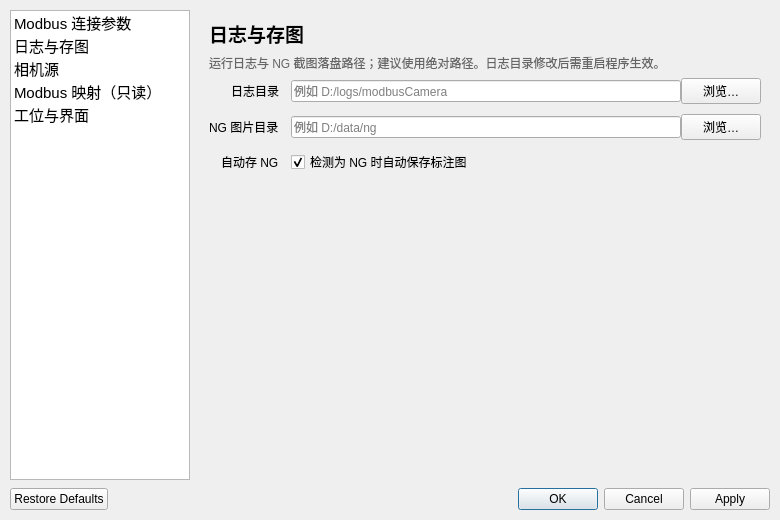
<?xml version="1.0" encoding="UTF-8"?>
<ui version="4.0">
 <class>settingsform</class>
 <widget class="QDialog" name="settingsform">
  <property name="geometry">
   <rect>
    <x>0</x>
    <y>0</y>
    <width>780</width>
    <height>520</height>
   </rect>
  </property>
  <property name="windowTitle">
   <string>系统设置</string>
  </property>
  <property name="modal">
   <bool>true</bool>
  </property>
  <layout class="QVBoxLayout" name="rootLayout" stretch="1,0">
   <property name="spacing">
    <number>8</number>
   </property>
   <property name="leftMargin">
    <number>10</number>
   </property>
   <property name="topMargin">
    <number>10</number>
   </property>
   <property name="rightMargin">
    <number>10</number>
   </property>
   <property name="bottomMargin">
    <number>10</number>
   </property>
   <item>
    <layout class="QHBoxLayout" name="bodyLayout" stretch="0,1">
     <property name="spacing">
      <number>10</number>
     </property>
     <item>
      <widget class="QListWidget" name="navList">
       <property name="minimumSize">
        <size>
         <width>150</width>
         <height>0</height>
        </size>
       </property>
       <property name="maximumSize">
        <size>
         <width>180</width>
         <height>16777215</height>
        </size>
       </property>
       <property name="font">
        <font>
         <pointsize>11</pointsize>
        </font>
       </property>
       <item>
        <property name="text">
         <string>Modbus 连接参数</string>
        </property>
       </item>
       <item>
        <property name="text">
         <string>日志与存图</string>
        </property>
       </item>
       <item>
        <property name="text">
         <string>相机源</string>
        </property>
       </item>
       <item>
        <property name="text">
         <string>Modbus 映射（只读）</string>
        </property>
       </item>
       <item>
        <property name="text">
         <string>工位与界面</string>
        </property>
       </item>
      </widget>
     </item>
     <item>
      <widget class="QStackedWidget" name="pages">
       <property name="currentIndex">
        <number>1</number>
       </property>
       <widget class="QWidget" name="pageAddress">
        <layout class="QVBoxLayout" name="pageAddressLayout">
         <item>
          <widget class="QLabel" name="addressTitle">
           <property name="styleSheet">
            <string notr="true">font-size: 14pt; font-weight: 600;</string>
           </property>
           <property name="text">
            <string>Modbus 连接参数</string>
           </property>
          </widget>
         </item>
         <item>
          <widget class="QLabel" name="addressHint">
           <property name="styleSheet">
            <string notr="true">color: #666666;</string>
           </property>
           <property name="text">
            <string>PLC / Modbus TCP 连接参数（IP、端口、是否启用）。当前阶段可不连，仅先落配置。</string>
           </property>
           <property name="wordWrap">
            <bool>true</bool>
           </property>
          </widget>
         </item>
         <item>
          <layout class="QFormLayout" name="addressForm">
           <property name="labelAlignment">
            <set>Qt::AlignRight|Qt::AlignTrailing|Qt::AlignVCenter</set>
           </property>
           <property name="horizontalSpacing">
            <number>12</number>
           </property>
           <property name="verticalSpacing">
            <number>10</number>
           </property>
           <item row="0" column="0">
            <widget class="QLabel" name="plcIpLabel">
             <property name="text">
              <string>PLC IP</string>
             </property>
            </widget>
           </item>
           <item row="0" column="1">
            <widget class="QLineEdit" name="plcIpEdit">
             <property name="text">
              <string>127.0.0.1</string>
             </property>
             <property name="placeholderText">
              <string>例如 192.168.1.10</string>
             </property>
            </widget>
           </item>
           <item row="1" column="0">
            <widget class="QLabel" name="plcPortLabel">
             <property name="text">
              <string>端口</string>
             </property>
            </widget>
           </item>
           <item row="1" column="1">
            <widget class="QSpinBox" name="plcPortSpin">
             <property name="minimum">
              <number>1</number>
             </property>
             <property name="maximum">
              <number>65535</number>
             </property>
             <property name="value">
              <number>502</number>
             </property>
            </widget>
           </item>
           <item row="2" column="0">
            <widget class="QLabel" name="modbusEnabledLabel">
             <property name="text">
              <string>启用连接</string>
             </property>
            </widget>
           </item>
           <item row="2" column="1">
            <widget class="QCheckBox" name="modbusEnabledCheck">
             <property name="text">
              <string>启动后连接 PLC（未勾选则仅本地模拟触发）</string>
             </property>
            </widget>
           </item>
          </layout>
         </item>
         <item>
          <spacer name="addressSpacer">
           <property name="orientation">
            <enum>Qt::Vertical</enum>
           </property>
           <property name="sizeHint" stdset="0">
            <size>
             <width>20</width>
             <height>40</height>
            </size>
           </property>
          </spacer>
         </item>
        </layout>
       </widget>
       <widget class="QWidget" name="pageStorage">
        <layout class="QVBoxLayout" name="pageStorageLayout">
         <item>
          <widget class="QLabel" name="storageTitle">
           <property name="styleSheet">
            <string notr="true">font-size: 14pt; font-weight: 600;</string>
           </property>
           <property name="text">
            <string>日志与存图</string>
           </property>
          </widget>
         </item>
         <item>
          <widget class="QLabel" name="storageHint">
           <property name="styleSheet">
            <string notr="true">color: #666666;</string>
           </property>
           <property name="text">
            <string>运行日志与 NG 截图落盘路径；建议使用绝对路径。日志目录修改后需重启程序生效。</string>
           </property>
           <property name="wordWrap">
            <bool>true</bool>
           </property>
          </widget>
         </item>
         <item>
          <layout class="QFormLayout" name="storageForm">
           <property name="labelAlignment">
            <set>Qt::AlignRight|Qt::AlignTrailing|Qt::AlignVCenter</set>
           </property>
           <property name="horizontalSpacing">
            <number>12</number>
           </property>
           <property name="verticalSpacing">
            <number>10</number>
           </property>
           <item row="0" column="0">
            <widget class="QLabel" name="logPathLabel">
             <property name="text">
              <string>日志目录</string>
             </property>
            </widget>
           </item>
           <item row="0" column="1">
            <layout class="QHBoxLayout" name="logPathRow">
             <item>
              <widget class="QLineEdit" name="logPathEdit">
               <property name="placeholderText">
                <string>例如 D:/logs/modbusCamera</string>
               </property>
              </widget>
             </item>
             <item>
              <widget class="QPushButton" name="logPathBrowseBtn">
               <property name="text">
                <string>浏览…</string>
               </property>
              </widget>
             </item>
            </layout>
           </item>
           <item row="1" column="0">
            <widget class="QLabel" name="ngPathLabel">
             <property name="text">
              <string>NG 图片目录</string>
             </property>
            </widget>
           </item>
           <item row="1" column="1">
            <layout class="QHBoxLayout" name="ngPathRow">
             <item>
              <widget class="QLineEdit" name="ngPathEdit">
               <property name="placeholderText">
                <string>例如 D:/data/ng</string>
               </property>
              </widget>
             </item>
             <item>
              <widget class="QPushButton" name="ngPathBrowseBtn">
               <property name="text">
                <string>浏览…</string>
               </property>
              </widget>
             </item>
            </layout>
           </item>
           <item row="2" column="0">
            <widget class="QLabel" name="saveNgCheckLabel">
             <property name="text">
              <string>自动存 NG</string>
             </property>
            </widget>
           </item>
           <item row="2" column="1">
            <widget class="QCheckBox" name="saveNgCheck">
             <property name="text">
              <string>检测为 NG 时自动保存标注图</string>
             </property>
             <property name="checked">
              <bool>true</bool>
             </property>
            </widget>
           </item>
          </layout>
         </item>
         <item>
          <spacer name="storageSpacer">
           <property name="orientation">
            <enum>Qt::Vertical</enum>
           </property>
           <property name="sizeHint" stdset="0">
            <size>
             <width>20</width>
             <height>40</height>
            </size>
           </property>
          </spacer>
         </item>
        </layout>
       </widget>
       <widget class="QWidget" name="pageCamera">
        <layout class="QVBoxLayout" name="pageCameraLayout">
         <item>
          <widget class="QLabel" name="cameraTitle">
           <property name="styleSheet">
            <string notr="true">font-size: 14pt; font-weight: 600;</string>
           </property>
           <property name="text">
            <string>相机源</string>
           </property>
          </widget>
         </item>
         <item>
          <widget class="QLabel" name="cameraHint">
           <property name="styleSheet">
            <string notr="true">color: #666666;</string>
           </property>
           <property name="text">
            <string>为 Cam01–04 配置本地视频路径或工业相机索引（后续接入真实相机）。当前可先改测试视频路径。</string>
           </property>
           <property name="wordWrap">
            <bool>true</bool>
           </property>
          </widget>
         </item>
         <item>
          <layout class="QFormLayout" name="cameraForm">
           <property name="labelAlignment">
            <set>Qt::AlignRight|Qt::AlignTrailing|Qt::AlignVCenter</set>
           </property>
           <property name="horizontalSpacing">
            <number>12</number>
           </property>
           <property name="verticalSpacing">
            <number>8</number>
           </property>
           <item row="0" column="0">
            <widget class="QLabel" name="cam1PathLabel">
             <property name="text">
              <string>Cam01 视频</string>
             </property>
            </widget>
           </item>
           <item row="0" column="1">
            <layout class="QHBoxLayout" name="cam1PathRow">
             <item>
              <widget class="QLineEdit" name="cam1PathEdit"/>
             </item>
             <item>
              <widget class="QPushButton" name="cam1PathBrowseBtn">
               <property name="text">
                <string>浏览…</string>
               </property>
              </widget>
             </item>
            </layout>
           </item>
           <item row="1" column="0">
            <widget class="QLabel" name="cam2PathLabel">
             <property name="text">
              <string>Cam02 视频</string>
             </property>
            </widget>
           </item>
           <item row="1" column="1">
            <layout class="QHBoxLayout" name="cam2PathRow">
             <item>
              <widget class="QLineEdit" name="cam2PathEdit"/>
             </item>
             <item>
              <widget class="QPushButton" name="cam2PathBrowseBtn">
               <property name="text">
                <string>浏览…</string>
               </property>
              </widget>
             </item>
            </layout>
           </item>
           <item row="2" column="0">
            <widget class="QLabel" name="cam3PathLabel">
             <property name="text">
              <string>Cam03 视频</string>
             </property>
            </widget>
           </item>
           <item row="2" column="1">
            <layout class="QHBoxLayout" name="cam3PathRow">
             <item>
              <widget class="QLineEdit" name="cam3PathEdit"/>
             </item>
             <item>
              <widget class="QPushButton" name="cam3PathBrowseBtn">
               <property name="text">
                <string>浏览…</string>
               </property>
              </widget>
             </item>
            </layout>
           </item>
           <item row="3" column="0">
            <widget class="QLabel" name="cam4PathLabel">
             <property name="text">
              <string>Cam04 视频</string>
             </property>
            </widget>
           </item>
           <item row="3" column="1">
            <layout class="QHBoxLayout" name="cam4PathRow">
             <item>
              <widget class="QLineEdit" name="cam4PathEdit"/>
             </item>
             <item>
              <widget class="QPushButton" name="cam4PathBrowseBtn">
               <property name="text">
                <string>浏览…</string>
               </property>
              </widget>
             </item>
            </layout>
           </item>
          </layout>
         </item>
         <item>
          <spacer name="cameraSpacer">
           <property name="orientation">
            <enum>Qt::Vertical</enum>
           </property>
           <property name="sizeHint" stdset="0">
            <size>
             <width>20</width>
             <height>40</height>
            </size>
           </property>
          </spacer>
         </item>
        </layout>
       </widget>
       <widget class="QWidget" name="pageModbusMap">
        <layout class="QVBoxLayout" name="pageModbusMapLayout">
         <item>
          <widget class="QLabel" name="modbusMapTitle">
           <property name="styleSheet">
            <string notr="true">font-size: 14pt; font-weight: 600;</string>
           </property>
           <property name="text">
            <string>Modbus 映射（只读）</string>
           </property>
          </widget>
         </item>
         <item>
          <widget class="QLabel" name="modbusMapReadonlyBadge">
           <property name="styleSheet">
            <string notr="true">color: #8a5a00; background-color: #fff4d6; padding: 6px 8px; border-radius: 4px;</string>
           </property>
           <property name="text">
            <string>本页只读：寄存器映射由程序约定，现场不可改，避免与触发地址冲突。</string>
           </property>
           <property name="wordWrap">
            <bool>true</bool>
           </property>
          </widget>
         </item>
         <item>
          <widget class="QLabel" name="modbusMapHint">
           <property name="styleSheet">
            <string notr="true">color: #666666;</string>
           </property>
           <property name="text">
            <string>触发寄存器与各路结果寄存器一览（只读展示）。</string>
           </property>
           <property name="wordWrap">
            <bool>true</bool>
           </property>
          </widget>
         </item>
         <item>
          <layout class="QFormLayout" name="modbusMapForm">
           <property name="labelAlignment">
            <set>Qt::AlignRight|Qt::AlignTrailing|Qt::AlignVCenter</set>
           </property>
           <property name="horizontalSpacing">
            <number>12</number>
           </property>
           <property name="verticalSpacing">
            <number>8</number>
           </property>
           <item row="0" column="0">
            <widget class="QLabel" name="slaveIdLabel">
             <property name="text">
              <string>从站 ID</string>
             </property>
            </widget>
           </item>
           <item row="0" column="1">
            <widget class="QSpinBox" name="slaveIdSpin">
             <property name="readOnly">
              <bool>true</bool>
             </property>
             <property name="buttonSymbols">
              <enum>QAbstractSpinBox::NoButtons</enum>
             </property>
             <property name="minimum">
              <number>1</number>
             </property>
             <property name="maximum">
              <number>247</number>
             </property>
             <property name="value">
              <number>1</number>
             </property>
            </widget>
           </item>
           <item row="1" column="0">
            <widget class="QLabel" name="triggerAddrLabel">
             <property name="text">
              <string>触发寄存器</string>
             </property>
            </widget>
           </item>
           <item row="1" column="1">
            <widget class="QSpinBox" name="triggerAddrSpin">
             <property name="readOnly">
              <bool>true</bool>
             </property>
             <property name="buttonSymbols">
              <enum>QAbstractSpinBox::NoButtons</enum>
             </property>
             <property name="maximum">
              <number>65535</number>
             </property>
             <property name="value">
              <number>101</number>
             </property>
            </widget>
           </item>
           <item row="2" column="0">
            <widget class="QLabel" name="pollMsLabel">
             <property name="text">
              <string>轮询周期 ms</string>
             </property>
            </widget>
           </item>
           <item row="2" column="1">
            <widget class="QSpinBox" name="pollMsSpin">
             <property name="readOnly">
              <bool>true</bool>
             </property>
             <property name="buttonSymbols">
              <enum>QAbstractSpinBox::NoButtons</enum>
             </property>
             <property name="minimum">
              <number>20</number>
             </property>
             <property name="maximum">
              <number>5000</number>
             </property>
             <property name="singleStep">
              <number>10</number>
             </property>
             <property name="value">
              <number>100</number>
             </property>
            </widget>
           </item>
           <item row="3" column="0">
            <widget class="QLabel" name="resultAddrHintLabel">
             <property name="text">
              <string>结果寄存器</string>
             </property>
            </widget>
           </item>
           <item row="3" column="1">
            <widget class="QLabel" name="resultAddrPlaceholder">
             <property name="styleSheet">
              <string notr="true">color: #555555;</string>
             </property>
             <property name="text">
              <string>Cam01→100　Cam02→102　Cam03→103　Cam04→104（勿占用触发 101）</string>
             </property>
             <property name="wordWrap">
              <bool>true</bool>
             </property>
            </widget>
           </item>
          </layout>
         </item>
         <item>
          <spacer name="modbusMapSpacer">
           <property name="orientation">
            <enum>Qt::Vertical</enum>
           </property>
           <property name="sizeHint" stdset="0">
            <size>
             <width>20</width>
             <height>40</height>
            </size>
           </property>
          </spacer>
         </item>
        </layout>
       </widget>
       <widget class="QWidget" name="pageStation">
        <layout class="QVBoxLayout" name="pageStationLayout">
         <item>
          <widget class="QLabel" name="stationTitle">
           <property name="styleSheet">
            <string notr="true">font-size: 14pt; font-weight: 600;</string>
           </property>
           <property name="text">
            <string>工位与界面</string>
           </property>
          </widget>
         </item>
         <item>
          <widget class="QLabel" name="stationHint">
           <property name="styleSheet">
            <string notr="true">color: #666666;</string>
           </property>
           <property name="text">
            <string>主界面展示用名称；不影响底层通信。</string>
           </property>
           <property name="wordWrap">
            <bool>true</bool>
           </property>
          </widget>
         </item>
         <item>
          <layout class="QFormLayout" name="stationForm">
           <property name="labelAlignment">
            <set>Qt::AlignRight|Qt::AlignTrailing|Qt::AlignVCenter</set>
           </property>
           <property name="horizontalSpacing">
            <number>12</number>
           </property>
           <property name="verticalSpacing">
            <number>10</number>
           </property>
           <item row="0" column="0">
            <widget class="QLabel" name="stationNameLabel">
             <property name="text">
              <string>工位名称</string>
             </property>
            </widget>
           </item>
           <item row="0" column="1">
            <widget class="QLineEdit" name="stationNameEdit">
             <property name="text">
              <string>产线A</string>
             </property>
            </widget>
           </item>
           <item row="1" column="0">
            <widget class="QLabel" name="layoutLabel">
             <property name="text">
              <string>默认布局</string>
             </property>
            </widget>
           </item>
           <item row="1" column="1">
            <widget class="QComboBox" name="layoutCombo">
             <item>
              <property name="text">
               <string>2×2</string>
              </property>
             </item>
            </widget>
           </item>
          </layout>
         </item>
         <item>
          <spacer name="stationSpacer">
           <property name="orientation">
            <enum>Qt::Vertical</enum>
           </property>
           <property name="sizeHint" stdset="0">
            <size>
             <width>20</width>
             <height>40</height>
            </size>
           </property>
          </spacer>
         </item>
        </layout>
       </widget>
      </widget>
     </item>
    </layout>
   </item>
   <item>
    <widget class="QDialogButtonBox" name="buttonBox">
     <property name="orientation">
      <enum>Qt::Horizontal</enum>
     </property>
     <property name="standardButtons">
      <set>QDialogButtonBox::Apply|QDialogButtonBox::Cancel|QDialogButtonBox::Ok|QDialogButtonBox::RestoreDefaults</set>
     </property>
    </widget>
   </item>
  </layout>
 </widget>
 <resources/>
 <connections>
  <connection>
   <sender>buttonBox</sender>
   <signal>rejected()</signal>
   <receiver>settingsform</receiver>
   <slot>reject()</slot>
   <hints>
    <hint type="sourcelabel">
     <x>20</x>
     <y>20</y>
    </hint>
    <hint type="destinationlabel">
     <x>20</x>
     <y>20</y>
    </hint>
   </hints>
  </connection>
 </connections>
</ui>
